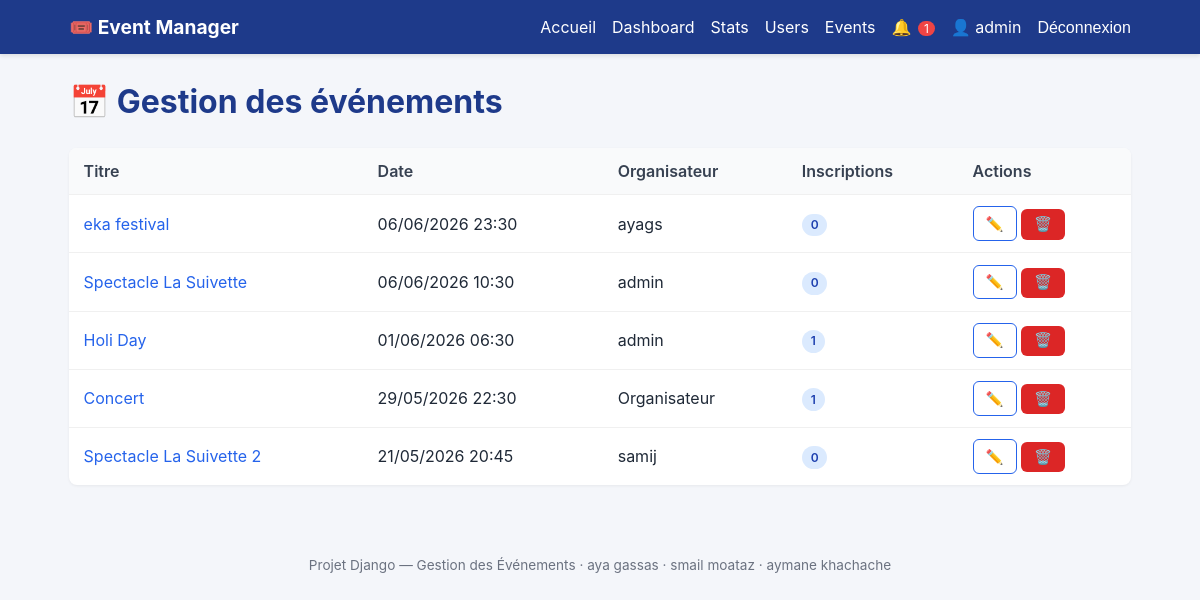
The app's page /manage/events/ (signed in) with its own data.
### accounts/models.py (models this page shows, shortened)
class User(AbstractUser):
    ROLE_USER = 'user'
    ROLE_ORGANIZER = 'organizer'
    ROLE_ADMIN = 'admin'
    ROLE_CHOICES = [
        (ROLE_USER, 'User'),
        (ROLE_ORGANIZER, 'Organizer'),
        (ROLE_ADMIN, 'Admin'),
    ]
    email = models.EmailField(unique=True)
    role = models.CharField(max_length=20, choices=ROLE_CHOICES, default=ROLE_USER)
    created_at = models.DateTimeField(auto_now_add=True)
    REQUIRED_FIELDS = ['email']
    @property
    def is_organizer(self):
        return self.role == self.ROLE_ORGANIZER or self.is_superuser
    @property
    def is_app_admin(self):
        return self.role == self.ROLE_ADMIN or self.is_superuser

### events/models.py (models this page shows, shortened)
class Event(models.Model):
    title = models.CharField(max_length=200)
    description = models.TextField()
    date = models.DateTimeField()
    location = models.CharField(max_length=255)
    latitude = models.FloatField(null=True, blank=True)
    longitude = models.FloatField(null=True, blank=True)
    image = models.ImageField(upload_to='events/', null=True, blank=True)
    organizer = models.ForeignKey(
        settings.AUTH_USER_MODEL,
        on_delete=models.CASCADE,
        related_name='events',
    )
    created_at = models.DateTimeField(auto_now_add=True)
    class Meta:
        ordering = ['-date']

### events/views.py (the view)
# urls.py: path('manage/events/', views.admin_events, name='admin_events'),
@login_required
@user_passes_test(_admin_required)
def admin_events(request):
    events = Event.objects.annotate(reg_count=Count('registrations')).order_by('-date')
    return render(request, 'events/admin/events.html', {'events': events})

### events/context_processors.py (called while the page is built)
def unread_notifications(request):
    if not request.user.is_authenticated:
        return {'unread_notifications_count': 0}
    return {
        'unread_notifications_count': request.user.notifications.filter(read=False).count()
    }

### events/views.py (called while the page is built)
def _admin_required(user):
    return user.is_authenticated and user.is_app_admin

### templates/events/admin/events.html (shortened to what this page needs)
{% extends 'base.html' %}
{% block content %}
<h1>📅 Gestion des événements</h1>
<table class="table">
    <thead>
        <tr><th>Titre</th><th>Date</th><th>Organisateur</th><th>Inscriptions</th><th>Actions</th></tr>
    </thead>
    <tbody>
        {% for e in events %}
        <tr>
            <td><a href="{% url 'events:detail' e.pk %}">{{ e.title }}</a></td>
            <td>{{ e.date|date:"d/m/Y H:i" }}</td>
            <td>{{ e.organizer.username }}</td>
            <td><span class="pill pill-blue">{{ e.reg_count }}</span></td>
            <td>
                <a href="{% url 'events:event_update' e.pk %}" class="btn btn-outline btn-sm">✏️</a>
                <form method="post" action="{% url 'events:admin_event_delete' e.pk %}" class="inline"
                      onsubmit="return confirm('Supprimer {{ e.title }} ?');">
                    <button class="btn btn-danger btn-sm">🗑️</button>
                </form>
            </td>
        </tr>
        {% endfor %}
    </tbody>
</table>
{% endblock %}

### templates/base.html (shortened to what this page needs)
{% load static %}
<!DOCTYPE html>
<html lang="fr">
<head>
    <link rel="stylesheet" href="{% static 'css/style.css' %}">
</head>
<body>
<nav class="navbar">
    <div class="nav-inner">
        <a href="{% url 'events:home' %}" class="brand">🎟️ Event Manager</a>
        <div class="nav-links">
            <a href="{% url 'events:home' %}">Accueil</a>
            {% if user.is_authenticated %}
                {% if user.is_organizer %}
                    <a href="{% url 'events:organizer_dashboard' %}">Dashboard</a>
                    <a href="{% url 'events:stats' %}">Stats</a>
                {% endif %}
                {% if user.is_app_admin %}
                    <a href="{% url 'events:admin_users' %}">Users</a>
                    <a href="{% url 'events:admin_events' %}">Events</a>
                {% endif %}
                <a href="{% url 'events:notifications' %}">
                    🔔
                    {% if unread_notifications_count %}
                        <span class="badge">{{ unread_notifications_count }}</span>
                    {% endif %}
                </a>
                <a href="{% url 'accounts:profile' %}">👤 {{ user.username }}</a>
                <form method="post" action="{% url 'accounts:logout' %}" class="inline">
                    <button type="submit" class="link-button">Déconnexion</button>
                </form>
            {% else %}
                <a href="{% url 'accounts:login' %}">Connexion</a>
                <a href="{% url 'accounts:register' %}" class="btn btn-primary btn-sm">S'inscrire</a>
            {% endif %}
        </div>
    </div>
</nav>
<main class="container">
    {% block content %}{% endblock %}
</main>
<footer class="footer">
    <p>Projet Django — Gestion des Événements · aya gassas · smail moataz · aymane khachache</p>
</footer>
</body>
</html>

### static/css/style.css (style rules this page uses)
* { box-sizing: border-box; }
body { margin: 0; font-family: -apple-system, "Segoe UI", Roboto, Helvetica, Arial, sans-serif; background: #f4f6fa; color: #1f2937; line-height: 1.5; }
a { color: #2563eb; text-decoration: none; }
.navbar { background: #1e3a8a; color: white; padding: 0.8rem 0; box-shadow: 0 2px 4px rgba(0,0,0,.1); }
.nav-inner { max-width: 1100px; margin: 0 auto; padding: 0 1.2rem; display: flex; justify-content: space-between; align-items: center; flex-wrap: wrap; gap: 0.8rem; }
.brand { color: white; font-weight: bold; font-size: 1.2rem; }
.nav-links { display: flex; gap: 1rem; align-items: center; flex-wrap: wrap; }
.nav-links a, .nav-links .link-button { color: white; position: relative; }
.badge { background: #ef4444; color: white; border-radius: 999px; padding: 0 6px; font-size: .75rem; margin-left: 2px; }
.inline { display: inline; margin: 0; }
.link-button { background: none; border: none; color: white; cursor: pointer; font-size: inherit; padding: 0; }
.container { max-width: 1100px; margin: 1.5rem auto; padding: 0 1.2rem; }
.footer { text-align: center; color: #6b7280; padding: 2rem 1rem; font-size: .85rem; }
.btn { display: inline-block; padding: .55rem 1.1rem; border-radius: 6px; border: 1px solid transparent; cursor: pointer; font-size: 1rem; text-decoration: none; transition: opacity .15s; }
.btn-danger { background: #dc2626; color: white; }
.btn-outline { background: transparent; border-color: #2563eb; color: #2563eb; }
.btn-sm { padding: .35rem .75rem; font-size: .9rem; }
.table { width: 100%; border-collapse: collapse; background: white; border-radius: 8px; overflow: hidden; box-shadow: 0 1px 3px rgba(0,0,0,.06); }
.table th, .table td { padding: .7rem .9rem; text-align: left; border-bottom: 1px solid #f0f0f0; }
.table th { background: #f9fafb; font-weight: 600; color: #374151; }
.table tr:last-child td { border-bottom: 0; }
.pill { display: inline-block; padding: .15rem .55rem; border-radius: 999px; font-size: .75rem; font-weight: 600; }
.pill-blue { background: #dbeafe; color: #1e40af; }
h1 { color: #1e3a8a; }

### records on screen
User: username "admin"
Event: title "eka festival", date "06/06/2026 23:30", organizer.username "ayags", reg_count "0"
Event: title "Spectacle La Suivette", date "06/06/2026 10:30", organizer.username "admin", reg_count "0"
Event: title "Holi Day", date "01/06/2026 06:30", organizer.username "admin", reg_count "1"
Event: title "Concert", date "29/05/2026 22:30", organizer.username "Organisateur", reg_count "1"
Event: title "Spectacle La Suivette 2", date "21/05/2026 20:45", organizer.username "samij", reg_count "0"

### other values on screen
{{ unread_notifications_count }} "1"
